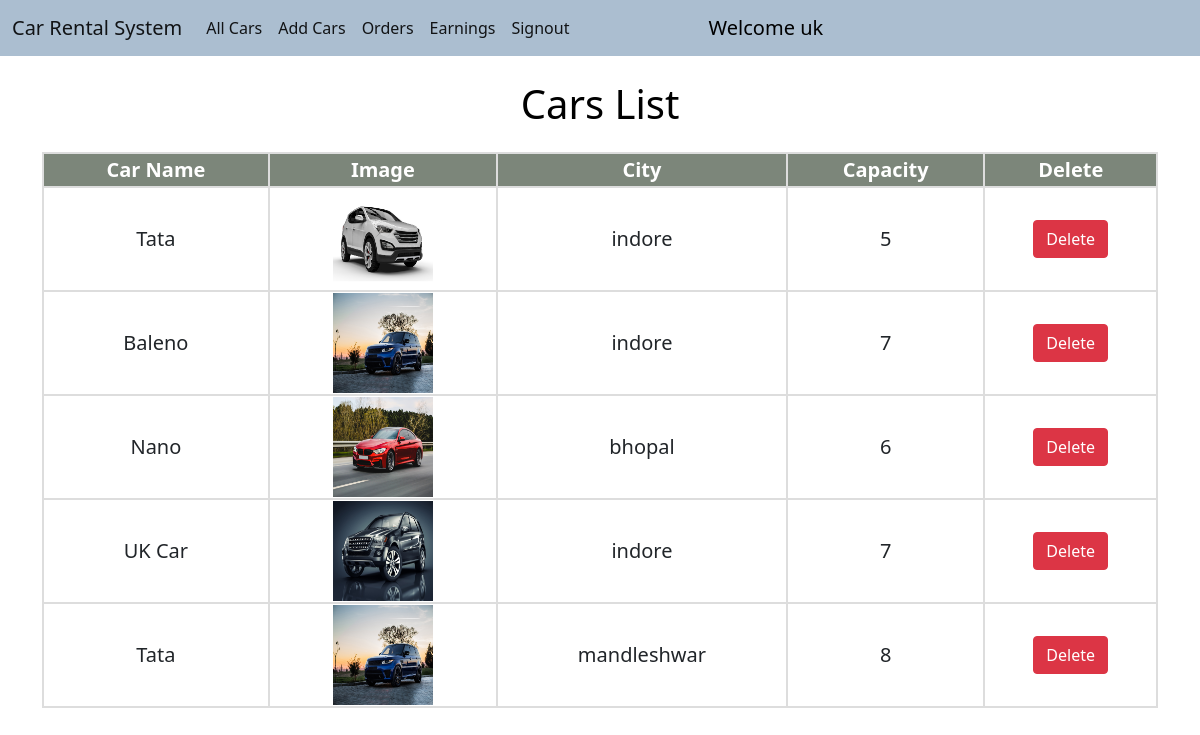
/all_cars/ (signed in), run on an earlier commit of the app's database.
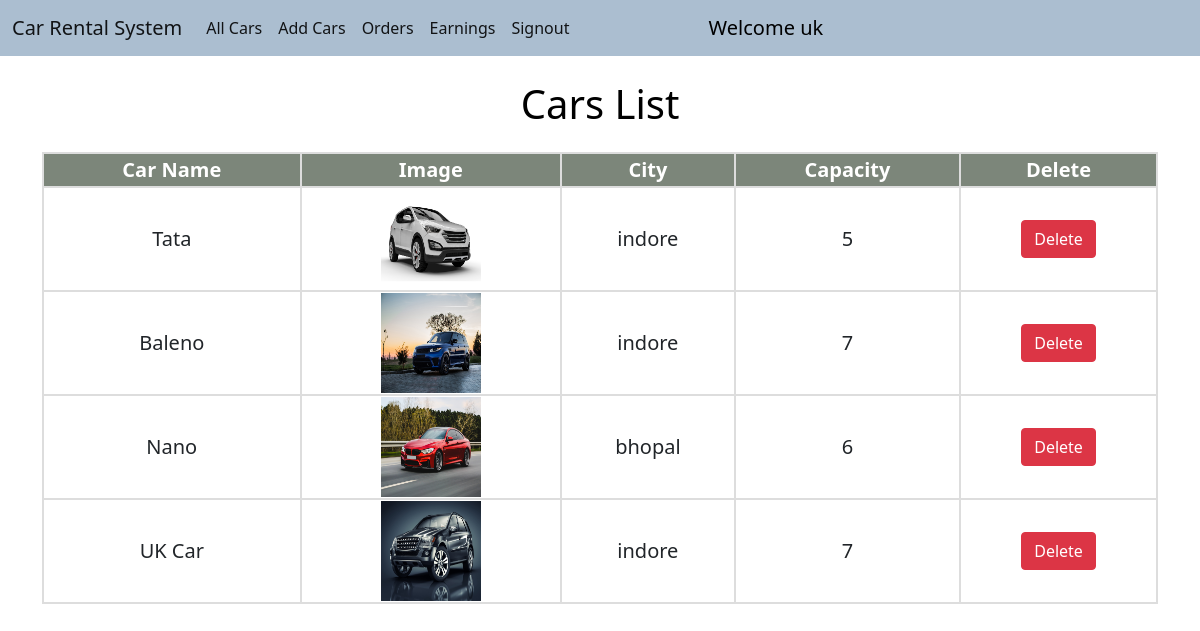
And on a later commit of the database.
### home/models.py (models this page shows, shortened)
class Car(models.Model):
    name = models.CharField(max_length=50)
    image = models.ImageField(upload_to="")
    car_dealer = models.ForeignKey(CarDealer, on_delete=models.PROTECT)
    capacity = models.CharField(max_length=2)
    location = models.ForeignKey(Location, on_delete=models.SET_NULL, null=True)
    is_available = models.BooleanField(default=True)
    rent = models.CharField(max_length=10, blank=True)

class Location(models.Model):
    city = models.CharField(max_length = 50)

### home/views.py (the view)
# urls.py: path("all_cars/", views.all_cars, name="all_cars"),
def all_cars(request):
    dealer = CarDealer.objects.filter(car_dealer=request.user).first()
    cars = Car.objects.filter(car_dealer=dealer)
    return render(request, "all_cars.html", {'cars':cars})

### home/templates/all_cars.html (shortened to what this page needs)
{% extends 'car_dealer_navbar.html' %}
{% block body %}
<div class="container">
    {% if cars %}
      <h1 class="mt-4">Cars List</h1>
        <div class="users-table mt-4">
            <table>
                <tbody>
                <tr>
                    <th>Car Name</th>
                    <th>Image</th>
                    <th>City</th>
                    <th>Capacity</th>
                    <th>Delete</th>
                </tr>
                {% for car in cars %}
                  <tr>
                    <td>{{car.name}}</td>
                    <td><img src="{{car.image.url}}" alt="" width="100px" height="100px"></td>
                    <td>{{car.location.city}}</td>
                    <td>{{car.capacity}}</td>
                    <td><a href="/delete_car/{{car.id}}" class="btn btn-danger" onclick="return confirm('Are you sure you want ot delete {{car.name}} ?')">Delete</a></td>
                  </tr>
                {% endfor %}
              </tbody>
            </table>
        </div>
        {% else %}
        <br>
        <h2>No cars added yet</h2>
    {% endif %}
</div>
{% endblock body %}

What changed in the data, as far as the page shows it:
removed Car: name "Tata", image (picture), location.city "mandleshwar", capacity "8"
